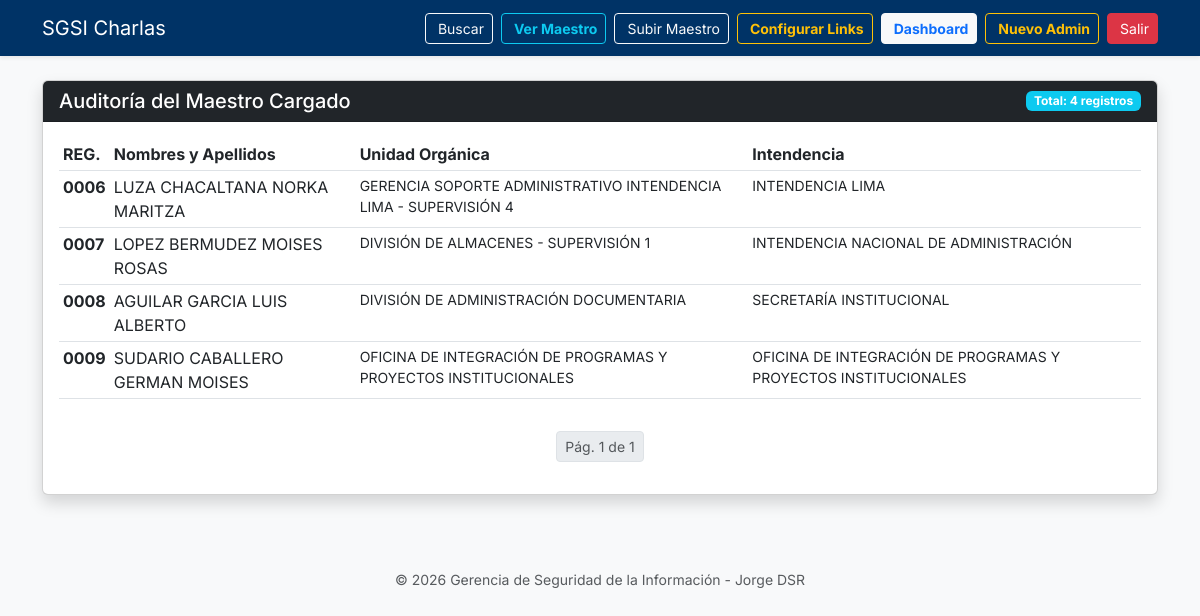
Page /maestro-full/ (signed in) on the earlier database version.
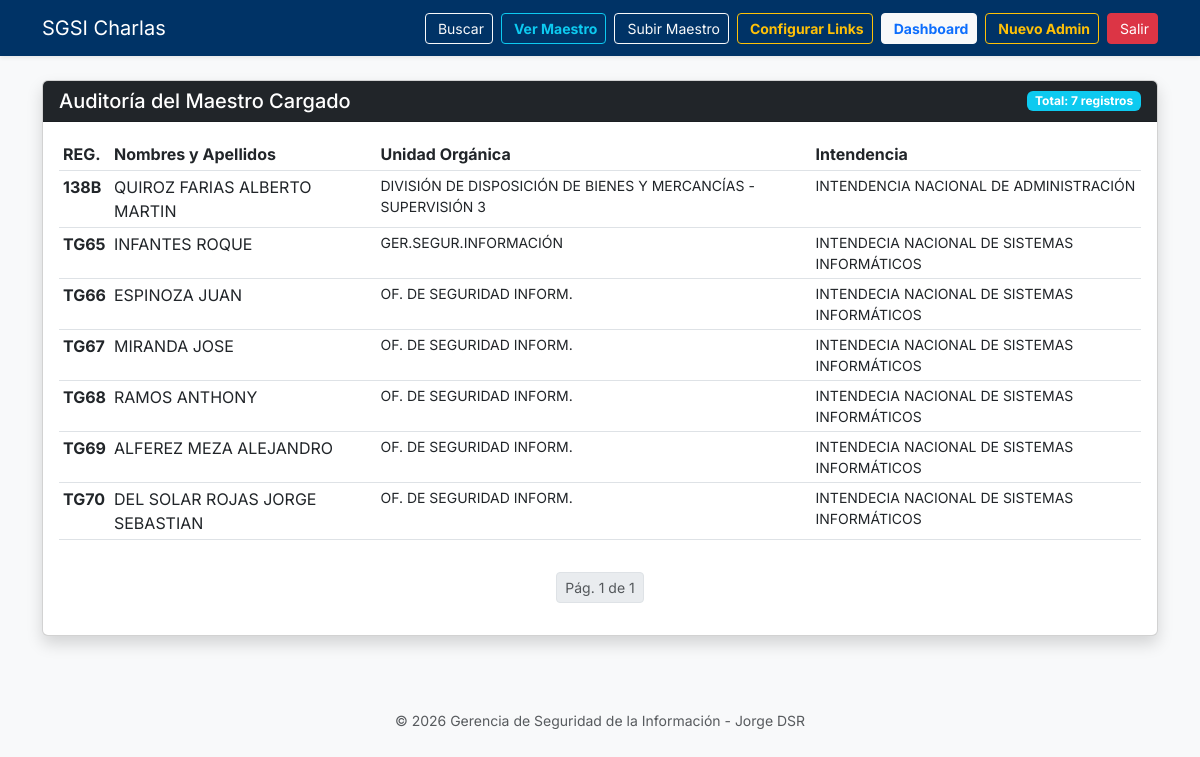
Same page on the later database version.
### capacitaciones/models.py (models this page shows, shortened)
class Empleado(models.Model):
    cod_reg = models.CharField(max_length=4, unique=True,verbose_name="Código de Registro")
    nombre_completo = models.CharField(max_length=150)
    unidad_organica = models.CharField(max_length=150)
    intendencia = models.CharField(max_length=150)

### capacitaciones/views.py (the view)
# urls.py: path('maestro-full/', views.modulo_secreto, name='modulo_secreto'),
@login_required
def modulo_secreto(request):
    empleados_list = Empleado.objects.all().order_by('cod_reg')
    paginator = Paginator(empleados_list, 50) # 50 registros por página
    page_number = request.GET.get('page')
    page_obj = paginator.get_page(page_number)
    return render(request, 'capacitaciones/secreto.html', {'page_obj': page_obj})

### capacitaciones/context_processors.py (called while the page is built)
def fecha_actualizacion(request):
    ultima = RegistroCarga.objects.all().order_by('-fecha_carga').first()
    return {'ultima_actualizacion': ultima.fecha_carga if ultima else "Sin registros"}

### capacitaciones/templates/capacitaciones/secreto.html (shortened to what this page needs)
{% extends 'base.html' %}
{% block content %}
<div class="card shadow mt-4">
    <div class="card-header bg-dark text-white d-flex justify-content-between align-items-center">
        <h5 class="mb-0">Auditoría del Maestro Cargado</h5>
        <span class="badge bg-info">Total: {{ page_obj.paginator.count }} registros</span>
    </div>
    <div class="card-body">
        <div class="table-responsive">
            <table class="table table-sm table-hover">
                <thead>
                    <tr>
                        <th>REG.</th>
                        <th>Nombres y Apellidos</th>
                        <th>Unidad Orgánica</th>
                        <th>Intendencia</th>
                    </tr>
                </thead>
                <tbody>
                    {% for emp in page_obj %}
                    <tr>
                        <td class="fw-bold">{{ emp.cod_reg }}</td>
                        <td>{{ emp.nombre_completo }}</td>
                        <td class="small">{{ emp.unidad_organica }}</td>
                        <td class="small">{{ emp.intendencia }}</td>
                    </tr>
                    {% endfor %}
                </tbody>
            </table>
        </div>
        <div class="d-flex justify-content-center mt-3">
            <nav>
                <ul class="pagination pagination-sm">
                    <li class="page-item disabled"><span class="page-link">Pág. {{ page_obj.number }} de {{ page_obj.paginator.num_pages }}</span></li>
                </ul>
            </nav>
        </div>
    </div>
</div>
{% endblock %}

### capacitaciones/templates/base.html (shortened to what this page needs)
<!DOCTYPE html>
<html lang="es">
<head>
    <link href="https://cdn.jsdelivr.net/npm/bootstrap@5.3.0/dist/css/bootstrap.min.css" rel="stylesheet">
</head>
<body>
    <nav class="navbar navbar-expand-lg mb-4 shadow-sm">
        <div class="container">
            <a class="navbar-brand" href="{% url 'buscar_progreso' %}">SGSI Charlas</a>
        <div class="navbar-nav ms-auto">
            {% if user.is_authenticated %}
            <a class="btn btn-outline-light btn-sm me-2 d-inline-flex align-items-center" href="{% url 'buscar_progreso' %}">
                 Buscar
            </a>
            <a class="btn btn-outline-info btn-sm me-2 d-inline-flex align-items-center fw-bold" href="{% url 'modulo_secreto' %}">
                 Ver Maestro
            </a>
            <a class="btn btn-outline-light btn-sm me-2 d-inline-flex align-items-center" href="{% url 'importar_excel' %}">
                 Subir Maestro
            </a>
            <a class="btn btn-outline-warning btn-sm me-2 d-inline-flex align-items-center fw-bold" href="{% url 'gestionar_links' %}">
                 Configurar Links
            </a>
            <a class="btn btn-light btn-sm text-primary fw-bold me-2 d-inline-flex align-items-center" href="{% url 'dashboard_admin' %}">
                 Dashboard
            </a>
            {% if user.is_superuser %}
            <a class="btn btn-outline-warning btn-sm me-2 d-inline-flex align-items-center fw-bold text-warning" href="{% url 'registrar_admin' %}">
                 Nuevo Admin
            </a>
            {% endif %}
                <form action="{% url 'logout' %}" method="post" style="display:inline;">
                    <button type="submit" class="btn btn-danger btn-sm d-inline-flex align-items-center">
                         Salir
                    </button>
                </form>
            {% else %}
                <a class="btn btn-warning btn-sm text-dark d-inline-flex align-items-center fw-bold shadow-sm" href="{% url 'login' %}">
                    <span class="me-1"></span> Admin Login
                </a>
            {% endif %}
        </div>
        </div>
    </nav>
    <div class="container">
        {% block content %}
        {% endblock %}
    </div>
    <footer class="text-center py-4 mt-5 text-muted">
        <small>&copy; 2026 Gerencia de Seguridad de la Información - Jorge DSR</small>
    </footer>
</body>
</html>

### capacitaciones/templates/base.html (style rules this page uses)
body { font-family: 'Inter', sans-serif; background-color: #f8f9fa; }
.navbar { background-color: #003366; }
.navbar-brand, .nav-link { color: white !important; }

Differences in the rows shown:
removed Empleado: cod_reg "0006", nombre_completo "LUZA CHACALTANA NORKA MARITZA", unidad_organica "GERENCIA SOPORTE ADMINISTRATIVO INTENDENCIA LIMA - SUPERVISIÓN 4", intendencia "INTENDENCIA LIMA"
removed Empleado: cod_reg "0007", nombre_completo "LOPEZ BERMUDEZ MOISES ROSAS", unidad_organica "DIVISIÓN DE ALMACENES - SUPERVISIÓN 1", intendencia "INTENDENCIA NACIONAL DE ADMINISTRACIÓN"
removed Empleado: cod_reg "0008", nombre_completo "AGUILAR GARCIA LUIS ALBERTO", unidad_organica "DIVISIÓN DE ADMINISTRACIÓN DOCUMENTARIA", intendencia "SECRETARÍA INSTITUCIONAL"
removed Empleado: cod_reg "0009", nombre_completo "SUDARIO CABALLERO GERMAN MOISES", unidad_organica "OFICINA DE INTEGRACIÓN DE PROGRAMAS Y PROYECTOS INSTITUCIONALES", intendencia "OFICINA DE INTEGRACIÓN DE PROGRAMAS Y PROYECTOS INSTITUCIONALES"
added Empleado: cod_reg "138B", nombre_completo "QUIROZ FARIAS ALBERTO MARTIN", unidad_organica "DIVISIÓN DE DISPOSICIÓN DE BIENES Y MERCANCÍAS - SUPERVISIÓN 3", intendencia "INTENDENCIA NACIONAL DE ADMINISTRACIÓN"
added Empleado: cod_reg "TG65", nombre_completo "INFANTES ROQUE", unidad_organica "GER.SEGUR.INFORMACIÓN", intendencia "INTENDECIA NACIONAL DE SISTEMAS INFORMÁTICOS"
added Empleado: cod_reg "TG66", nombre_completo "ESPINOZA JUAN", unidad_organica "OF. DE SEGURIDAD INFORM.", intendencia "INTENDECIA NACIONAL DE SISTEMAS INFORMÁTICOS"
added Empleado: cod_reg "TG67", nombre_completo "MIRANDA JOSE", unidad_organica "OF. DE SEGURIDAD INFORM.", intendencia "INTENDECIA NACIONAL DE SISTEMAS INFORMÁTICOS"
added Empleado: cod_reg "TG68", nombre_completo "RAMOS ANTHONY", unidad_organica "OF. DE SEGURIDAD INFORM.", intendencia "INTENDECIA NACIONAL DE SISTEMAS INFORMÁTICOS"
added Empleado: cod_reg "TG69", nombre_completo "ALFEREZ MEZA ALEJANDRO", unidad_organica "OF. DE SEGURIDAD INFORM.", intendencia "INTENDECIA NACIONAL DE SISTEMAS INFORMÁTICOS"
added Empleado: cod_reg "TG70", nombre_completo "DEL SOLAR ROJAS JORGE SEBASTIAN", unidad_organica "OF. DE SEGURIDAD INFORM.", intendencia "INTENDECIA NACIONAL DE SISTEMAS INFORMÁTICOS"
Other differences:
{{ page_obj.paginator.count }}: "4" → "7"
